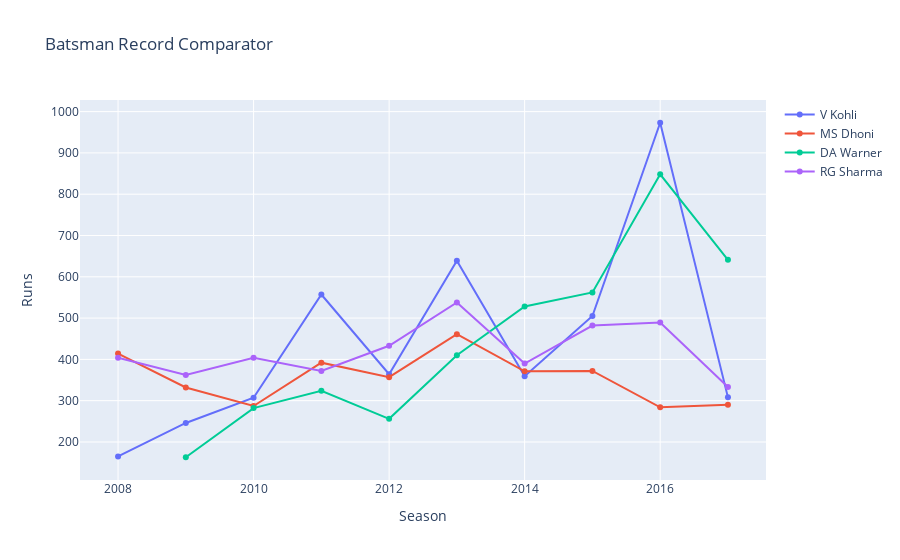

Write notebook code for a chart like this one.
### Code cell
# multiple line charts

def batsman_comp(*names):
    data = []
    for i in names:
        single=ipl[ipl['batsman']==i]
        batsman=single.groupby('season')['batsman_runs'].sum().reset_index()
        
        trace = go.Scatter(x=batsman['season'], 
                   y=batsman['batsman_runs'], 
                   mode = 'lines + markers',
                   name=i)
        
        data.append(trace)
        
    layout = go.Layout(title='Batsman Record Comparator', 
                   xaxis={'title':'Season'}, 
                   yaxis={'title':'Runs'})

    fig = go.Figure(data,layout)

    fig.show()
        
batsman_comp('V Kohli','MS Dhoni', 'DA Warner', 'RG Sharma')

### Figure 1 — Plotly figure (JSON) as saved in the notebook; plotly's stock layout.template omitted (floating-point values rounded to 4 significant figures)
{"data": [{"mode": "lines+markers", "name": "V Kohli", "type": "scatter", "x": [2008, 2009, 2010, 2011, 2012, 2013, 2014, 2015, 2016, 2017], "y": [165, 246, 307, 557, 364, 639, 359, 505, 973, 308]}, {"mode": "lines+markers", "name": "MS Dhoni", "type": "scatter", "x": [2008, 2009, 2010, 2011, 2012, 2013, 2014, 2015, 2016, 2017], "y": [414, 332, 287, 392, 357, 461, 371, 372, 284, 290]}, {"mode": "lines+markers", "name": "DA Warner", "type": "scatter", "x": [2009, 2010, 2011, 2012, 2013, 2014, 2015, 2016, 2017], "y": [163, 282, 324, 256, 410, 528, 562, 848, 641]}, {"mode": "lines+markers", "name": "RG Sharma", "type": "scatter", "x": [2008, 2009, 2010, 2011, 2012, 2013, 2014, 2015, 2016, 2017], "y": [404, 362, 404, 372, 433, 538, 390, 482, 489, 333]}], "layout": {"title": {"text": "Batsman Record Comparator"}, "xaxis": {"title": {"text": "Season"}}, "yaxis": {"title": {"text": "Runs"}}}}
